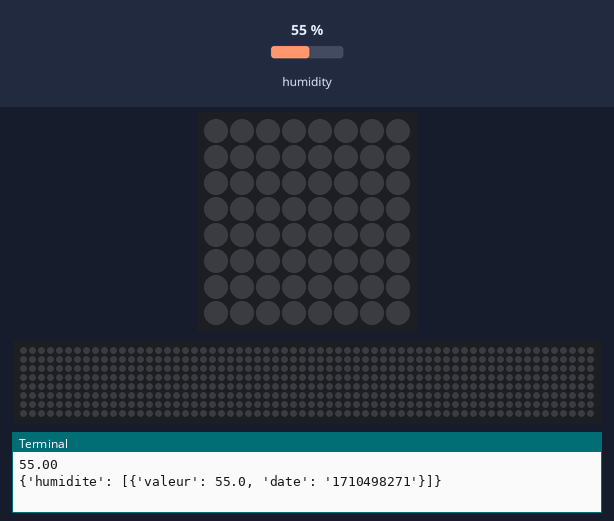
Bench run of a program on a simulated Raspberry Pi (BCM pin numbers) with a Sense HAT. Parts: the Sense HAT's 8×8 RGB LED matrix, a strip that is not on the board, showing the scrolling text unrolled, the last lines printed to the terminal. The test bench sets the inputs (shaded band); at power-on: humidity 55 %. The 64×8 strip is a reading aid, not a part: it shows the text the matrix is scrolling, unrolled, one strip-width of it at a time; web requests get an empty 200 reply after 0.4 s; the clock reads 2024-03-15 10:24:30 at power-on unless the program sets it.

Above: at 1.2 s.
1.3 s: humidity set to 22 %
At 6.5 s:
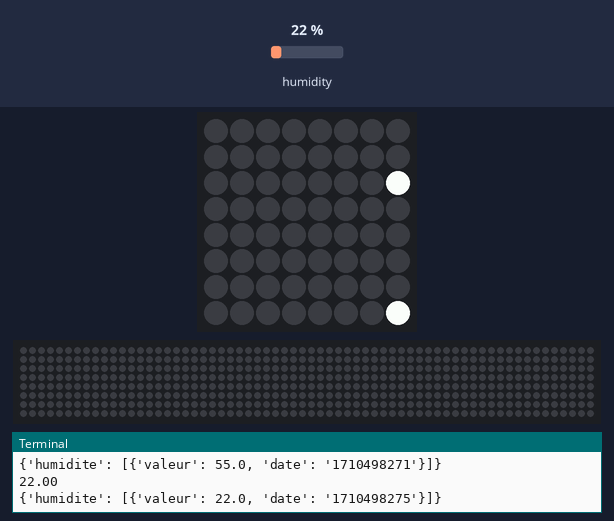
7.2 s: humidity set to 40 %
At 11.93 s:
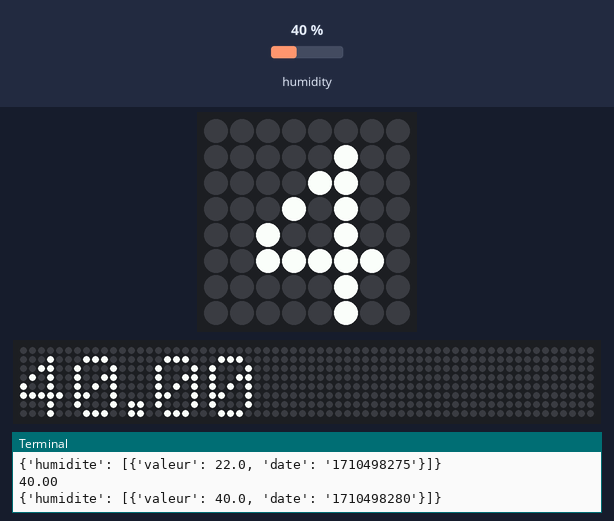
13.1 s: humidity set to 68 %
At 19.67 s:
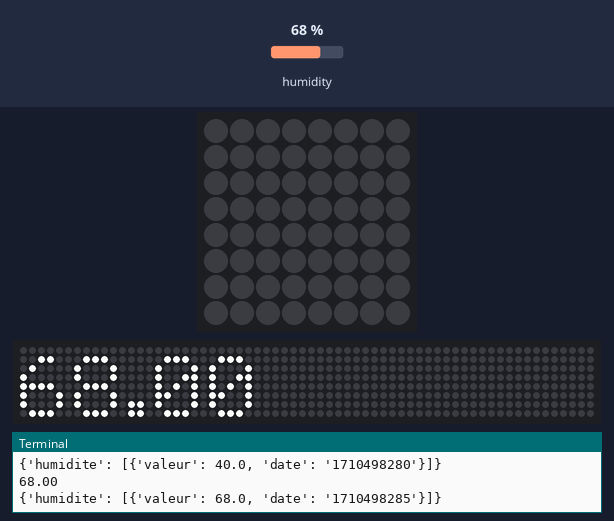

The program:

humidite.py
```python
from sense_hat import SenseHat
from subprocess import check_output
from re import findall
import time
import json
import requests

sense = SenseHat()
sense.clear()

def get_temp():
    temp = check_output(["vcgencmd","measure_temp"]).decode("UTF-8")
    return(findall("\d+\.\d+",temp)[0])
while True:
        humidite = sense.get_humidity()
        humidite = format(humidite, '.2f')
        print(humidite)
        time.sleep(1)

        headers = {'Content-Type': 'application/json', 'authentification' : 'paul'}

        epoch = int(time.time())

        jsonFile = json.loads('{\"humidite\":[{\"valeur\":'+str(humidite)+',\"date\":\"'+str(epoch)+'\"}]}')
        print(jsonFile)


        requests.post('http://54.39.145.59:8082/humidite', headers=headers, json=jsonFile)
        sense.show_message(humidite)
       # sense.clear()
```
